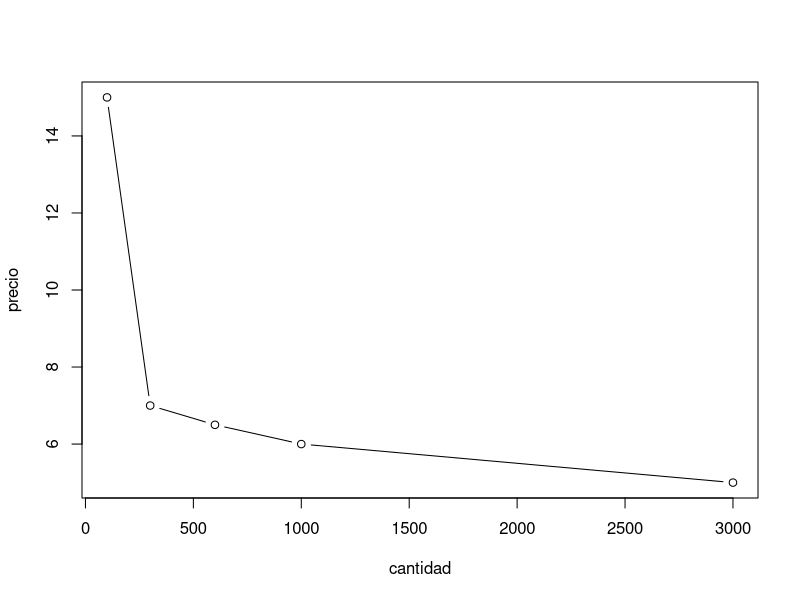
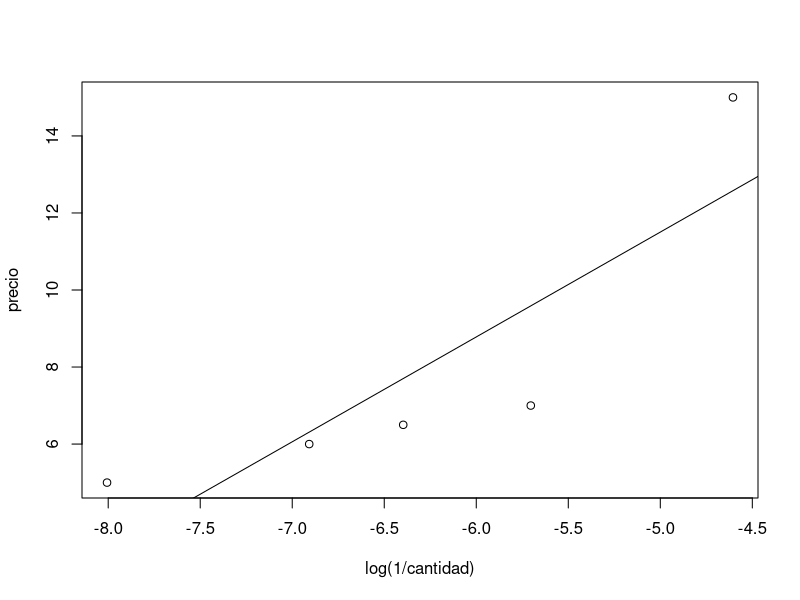

Recreate these plots in R, in order.
# Hay que suponer una forma para la gráfica
precio=c(15,7,6.5,6,5)
cantidad=c(100,300,600,1000,3000)
# dibujo para ver la forma
plot(cantidad,precio,type="b",lty=1) # tipo b, dibuja puntos y líneas
# ¿parece que cuando la "x" aumenta, la "y" baja? 
# podría tener la forma precio = a / cantidad + b
# ya que si cantidad -> 0, precio --> ifinito y si cantidad -> inf, precio -> 0
# como no me funciona, represento la recta precio = a log (1/ cantidad) + b
plot(log(1/cantidad),precio)
l1 = lm(precio~log(1/cantidad))
abline(l1)
# valores
a = l1$coefficients[2]
b = l1$coefficients[1]
cat ("recta de pendiente a: ",a," y de ordenada b: ",b)
cat ("De coeficiente de correlación R^2: ",summary(l1)$r.squared)
# Tenemos pues una función del precio
fprecio=function(x){round(a*log(1/x)+b,2)}
# El precio para 500 kg sería
cat ("El precio para 500kg sería ",fprecio(500),"€ ")
cat ("El precio para 50kg sería ",fprecio(50),"€ ")
cat ("El precio para 4000kg sería ",fprecio(4000),"€ ")
